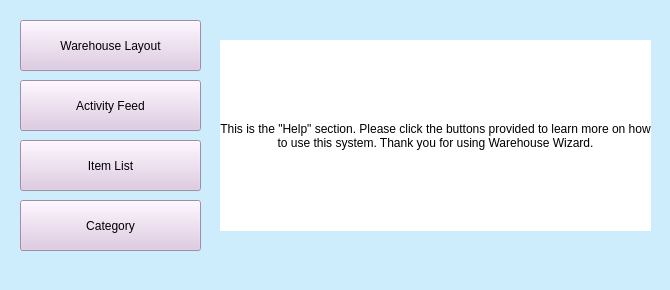
<?xml version="1.0" encoding="UTF-8"?>
<ui version="4.0">
 <class>HelpWindow</class>
 <widget class="QMainWindow" name="HelpWindow">
  <property name="geometry">
   <rect>
    <x>0</x>
    <y>0</y>
    <width>670</width>
    <height>290</height>
   </rect>
  </property>
  <property name="windowTitle">
   <string>MainWindow</string>
  </property>
  <property name="styleSheet">
   <string notr="true">background-color: rgb(205, 237, 253);</string>
  </property>
  <widget class="QWidget" name="centralwidget">
   <widget class="QPushButton" name="infoWarehouseLayout_pushButton">
    <property name="geometry">
     <rect>
      <x>20</x>
      <y>20</y>
      <width>181</width>
      <height>51</height>
     </rect>
    </property>
    <property name="styleSheet">
     <string notr="true">background-color: rgb(222, 197, 227);</string>
    </property>
    <property name="text">
     <string>Warehouse Layout</string>
    </property>
   </widget>
   <widget class="QPushButton" name="infoActivityFeed_pushButton">
    <property name="geometry">
     <rect>
      <x>20</x>
      <y>80</y>
      <width>181</width>
      <height>51</height>
     </rect>
    </property>
    <property name="styleSheet">
     <string notr="true">background-color: rgb(222, 197, 227);</string>
    </property>
    <property name="text">
     <string>Activity Feed</string>
    </property>
   </widget>
   <widget class="QPushButton" name="infoItemList_pushButton">
    <property name="geometry">
     <rect>
      <x>20</x>
      <y>140</y>
      <width>181</width>
      <height>51</height>
     </rect>
    </property>
    <property name="styleSheet">
     <string notr="true">background-color: rgb(222, 197, 227);</string>
    </property>
    <property name="text">
     <string>Item List</string>
    </property>
   </widget>
   <widget class="QPushButton" name="infoCategory_pushButton">
    <property name="geometry">
     <rect>
      <x>20</x>
      <y>200</y>
      <width>181</width>
      <height>51</height>
     </rect>
    </property>
    <property name="styleSheet">
     <string notr="true">background-color: rgb(222, 197, 227);</string>
    </property>
    <property name="text">
     <string>Category</string>
    </property>
   </widget>
   <widget class="QLabel" name="displayHelp_label">
    <property name="geometry">
     <rect>
      <x>220</x>
      <y>40</y>
      <width>431</width>
      <height>191</height>
     </rect>
    </property>
    <property name="styleSheet">
     <string notr="true">background-color: rgb(255, 255, 255);</string>
    </property>
    <property name="text">
     <string>This is the &quot;Help&quot; section. Please click the buttons provided to learn more on how to use this system. Thank you for using Warehouse Wizard.</string>
    </property>
    <property name="scaledContents">
     <bool>false</bool>
    </property>
    <property name="alignment">
     <set>Qt::AlignCenter</set>
    </property>
    <property name="wordWrap">
     <bool>true</bool>
    </property>
    <property name="margin">
     <number>2</number>
    </property>
   </widget>
  </widget>
  <widget class="QStatusBar" name="statusbar"/>
 </widget>
 <resources/>
 <connections/>
</ui>
